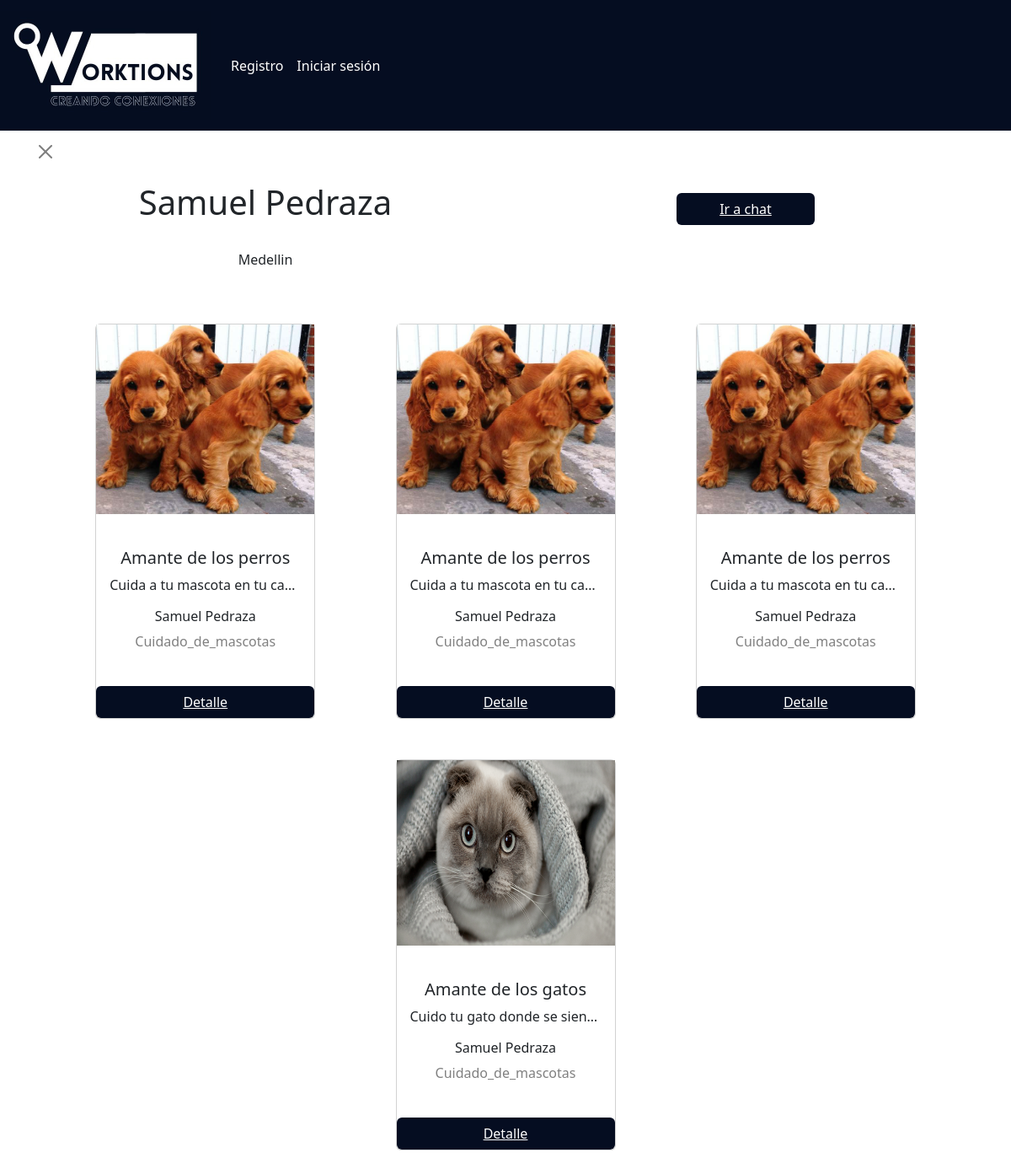
Page /user/profile/415296/ on the committed database.
### Modules/Services/models.py (models this page shows, shortened)
class User(AbstractBaseUser):
    username = models.CharField('Nombre de usuario',unique = True, max_length=100)
    email = models.EmailField('Correo Electrónico', max_length=254,unique = True)
    name = models.CharField('Nombres', max_length=200, null=True)
    id = models.CharField(max_length=15, primary_key=True)
    date_of_birth = models.DateField(null=True)
    address = models.CharField(max_length = 50, null=True)
    city = models.CharField(max_length =20, null=True)
    barrio = models.CharField(choices=BARRIOS_MED, default="------", max_length=200)
    phone = models.CharField(max_length =15, null=True)
    gender = models.CharField(max_length=15, null=True)
    usuario_activo = models.BooleanField(default = True)
    usuario_administrador = models.BooleanField(default = False)
    objects = UserManager()
    USERNAME_FIELD = 'username'
    REQUIRED_FIELDS = ['name','email', 'id', 'city']
    def __str__(self) -> str:
        return f'{self.name}'

class Service(models.Model):
    id = models.BigAutoField(primary_key=True)
    title= models.CharField(max_length= 50, default='')
    user = models.ForeignKey(User,to_field='id', null= False, blank=False, on_delete=models.CASCADE)
    category = models.CharField(max_length=100, default='', null= False, blank=False)
    description = models.CharField(max_length = 250, default='')
    images = models.ImageField(upload_to="media/services/images", null=True)

### Modules/Services/views.py (the view)
# urls.py: path('user/profile/<str:pk>/', servicesViews.userDetail.user_detail_view, name='user-detail'),
    def user_detail_view(request, pk):
        try:
            user = User.objects.get(pk=pk)
            services = Service.objects.filter(user=user.id)
        except User.DoesNotExist:
            raise Http404("Este usuario no existe")
        return render(
            request,
            'user_detail.html',
            context={'user_info': user, 'services': services}
        )

### Modules/Services/templates/user_detail.html (shortened to what this page needs)
{% extends 'base.html' %}
{% block content %}
<br>
<br>
<br>
<br>
<br>
<body>
    <div class="container text-center">
        <div class="row">
            <div class="col-6">
                <br>
                <br>
                <button type="button" class="btn-close" aria-label="Close" style="align-items: start; display: flex;" onclick="window.history.back()"></button>
                <br>
                <h1>{{user_info.name}}</h1>
                <br>
                <p>{{user_info.city}}</p>
                <br>
                <br>
            </div>
            <div class="col-6">
                <button type="button" class="btn" style="background-color: #050d21; color: white; width: 30%; margin-top: 20%;"><a href="{% url 'detailms' user_info.username %}" style="color: white;">Ir a chat</a></button>
                <br>
                <br>
            </div>
         </div>
                <div class="row" style="justify-content: space-evenly;">
                    {% for service in services %}
                        <div class="col-md-3">
                            <div class="card" >
                                <img src="{{service.images.url}}"style=" width: 100%; max-height: 225px; min-height: 220px;"/>
                                <br>
                                <div class="card-body" style="max-height: 300px; min-height: 180px;">
                                    <h5>{{service.title}}</h5>
                                    <p style="overflow: hidden; white-space: nowrap;text-overflow: ellipsis;">{{service.description}}</p>
                                    <h6>{{service.user}}</h6>
                                    <h7 style="color: grey";>{{service.category}}</h7>
                                </div>
                                <button type="button" class="btn" style="background-color: #050d21; color: white;"><a href="{% url 'service_detail' service.id %}" style="color: white;">Detalle</a></button>
                            </div>
                            <br>
                            <br>
                        </div>
                    {% if forloop.counter|divisibleby:"3" and not forloop.last %}
                      </div><div class="row" style="justify-content: space-evenly;">
                    {% endif %}
                  {% endfor %}
                </div>
    </div>
</body>
{% endblock %}

### rows in the picture
User: name "Samuel Pedraza", city "Medellin"
Service: images (picture), title "Amante de los perros", description "Cuida a tu mascota en tu ca…", user "Samuel Pedraza", category "Cuidado_de_mascotas"
Service: images (picture), title "Amante de los perros", description "Cuida a tu mascota en tu ca…", user "Samuel Pedraza", category "Cuidado_de_mascotas"
Service: images (picture), title "Amante de los perros", description "Cuida a tu mascota en tu ca…", user "Samuel Pedraza", category "Cuidado_de_mascotas"
Service: images (picture), title "Amante de los gatos", description "Cuido tu gato donde se sien…", user "Samuel Pedraza", category "Cuidado_de_mascotas"
